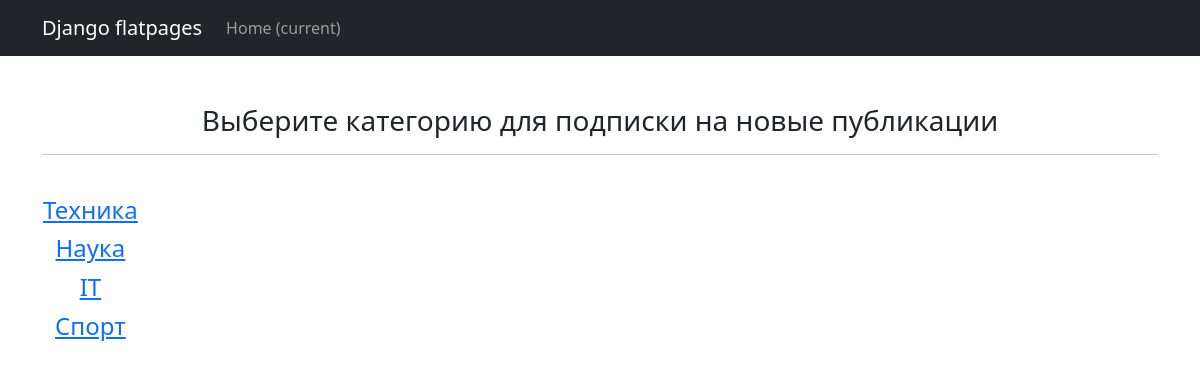
Page /post/category/ on the committed database.
### news/models.py (models this page shows, shortened)
class Category(models.Model):
    name_cat = models.CharField(max_length=128, unique=True)
    subscribers = models.ManyToManyField(User, related_name='subscriber', blank=True)

### news/views.py (the view)
# urls.py: path('category/', CategorySubscribeView.as_view()),
class CategorySubscribeView(ListView):
    model = Category
    template_name = 'post_category.html'
    context_object_name = 'post_category'
    def get_context_data(self, **kwargs):
        context = super().get_context_data(**kwargs)
        return context

### templates/post_category.html (shortened to what this page needs)
{% extends 'flatpages/default.html' %}
{% load custom_filters %}
{% block content %}
<br>
<br>
<h3>Выберите категорию для подписки на новые публикации</h3>
<hr>
<br>
<table>
    {% for category in post_category %}
    <tr>
        <td>
            <h4><a href="{% url 'subscribe_category' category.id %}">{{ category.name_cat }} </a></h4>
        </td>
    </tr>
    {% endfor %}
</table>
{% endblock content %}

### rows in the picture
Category: name_cat "Техника"
Category: name_cat "Наука"
Category: name_cat "IT"
Category: name_cat "Спорт"
